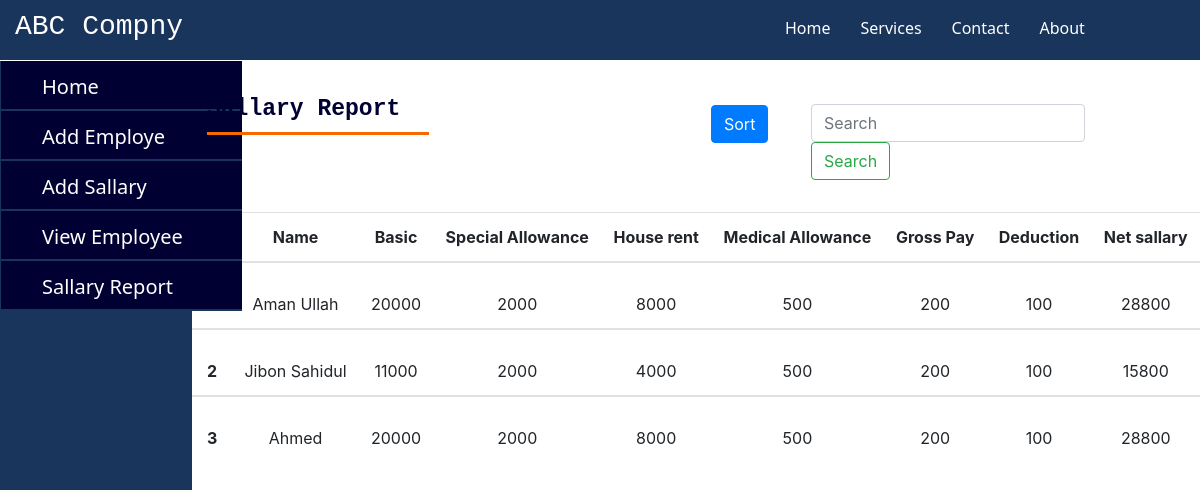
Page /home.php?&&page=sallary_report on the committed database.
### tables this page shows
CREATE TABLE `add_sallary` (
  `id` int(50) NOT NULL,
  `name` varchar(50) NOT NULL,
  `date_of_join` varchar(50) NOT NULL,
  `casual_hour` varchar(50) NOT NULL,
  `description` varchar(250) NOT NULL,
  `basic` varchar(50) NOT NULL,
  `special_allowance` varchar(50) NOT NULL,
  `houserent` varchar(50) NOT NULL,
  `medical_allowance` varchar(50) NOT NULL,
  `gross_pay` varchar(50) NOT NULL,
  `deduction` varchar(50) NOT NULL,
  `Total_pay` int(50) NOT NULL
);

### sallary_report.php (the view, shortened to what this page needs)
<?php
$servername = "localhost";
$username = "root";
$password = "";
$dbname="payroll";
$conn = new mysqli($servername, $username, $password);
$conn->select_db($dbname);
?>
<!DOCTYPE html>
<html lang="en">
	<head>
		<link rel="stylesheet" href="https://stackpath.bootstrapcdn.com/bootstrap/4.3.1/css/bootstrap.min.css">
	</head>
	<body>
		<div class="container"></div><br><br>
		<div class="container">
			<div class="heading">
				<div class="row">
					<div class="col-md-3">
						<div class="heading1">
							<h4>Sallary Report</h4>
						</div>
					</div>
					<div class="col-md-3"></div>
					<div class="col-md-1">
						<button type="submit" name="" class="btn btn-primary" style="margin-top: 9px;">Sort</button>
					</div>
					<div class="col-md-5">
						<nav class="navbar navbar-light bg-#2C363C;">
							<form class="form-inline">
								<input class="form-control mr-sm-3" type="search" placeholder="Search" aria-label="Search">
								<button class="btn btn-outline-success my-2 my-sm-0" type="submit">Search</button>
							</form>
						</nav>
					</div>
				</div>
			</div>
		</div><br>
		<table class="table table-hover" style="text-align: center;" >
			<thead>
				<tr>
					<th scope="col">ID</th>
					<th scope="col">Name</th>
					<th scope="col">Basic</th>
					<th scope="col">Special Allowance</th>
					<th scope="col">House rent</th>
					<th scope="col">Medical Allowance</th>
					<th scope="col">Gross Pay</th>
					<th scope="col">Deduction</th>
					<th scope="col">Net sallary</th>
				</tr>
			</thead>
			<?php
				$sallary_query="SELECT * FROM `add_sallary`";
				$result_query=$conn->query($sallary_query);
				while ($fetch_result=$result_query->fetch_array())
				{
			?>
			<tbody>
				<tr>
					<th scope="row" style="padding-top: 29px;"><?php print $fetch_result[0]?></th>
					<td style="padding-top: 29px;"><?php print $fetch_result[1]?></td>
					<td style="padding-top: 29px;"><?php print $fetch_result[5]?></td>
					<td style="padding-top: 29px;"><?php print $fetch_result[6]?></td>
					<td style="padding-top: 29px;"><?php print $fetch_result[7]?></td>
					<td style="padding-top: 29px;"><?php print $fetch_result[8]?></td>
					<td style="padding-top: 29px;"><?php print $fetch_result[9]?></td>
					<td style="padding-top: 29px;"><?php print $fetch_result[10]?></td>
					<td style="padding-top: 29px;"><?php print $fetch_result[11]?></td>
				</tr>
			</tbody>
			<?php
				}
			?>
		</table>
	</body>
</html>

### home.php (style rules this page uses)
.btn { margin-top: 1px; }

### sallary_report.php (style rules this page uses)
.heading1 { border-bottom: 3px solid #F76900; }
.heading1 h4 { color: #000033; font-weight:bold; font-family: monospace; font-size: 23px; }

### rows in the picture
add_sallary: name "Aman Ullah", basic "20000", special_allowance "2000", houserent "8000", medical_allowance "500", gross_pay "200", deduction "100", Total_pay "28800"
add_sallary: id "2", name "Jibon Sahidul", basic "11000", special_allowance "2000", houserent "4000", medical_allowance "500", gross_pay "200", deduction "100", Total_pay "15800"
add_sallary: id "3", name "Ahmed", basic "20000", special_allowance "2000", houserent "8000", medical_allowance "500", gross_pay "200", deduction "100", Total_pay "28800"
